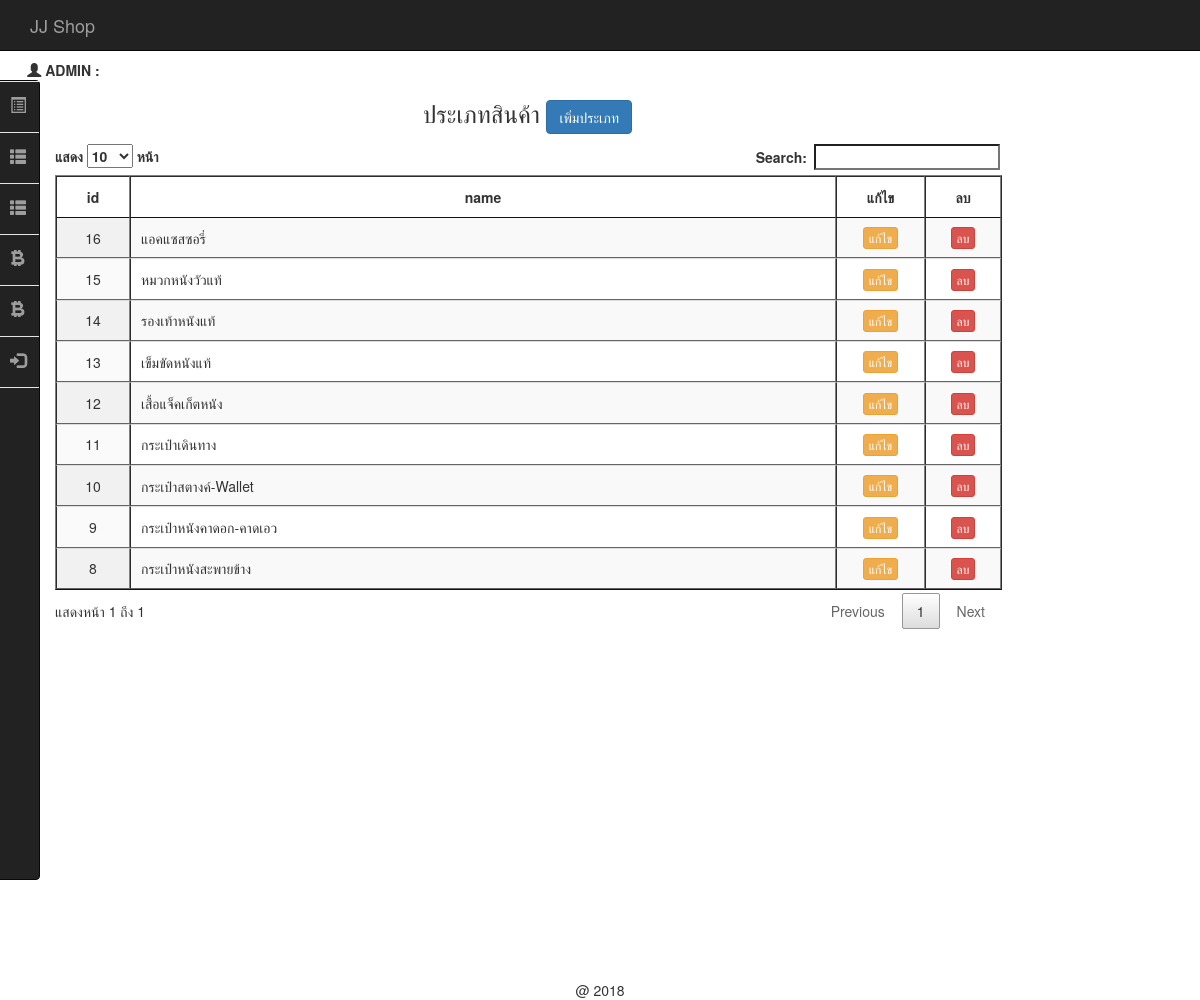
/backend/list_product_type.php (signed in), run on an earlier commit of the app's database.
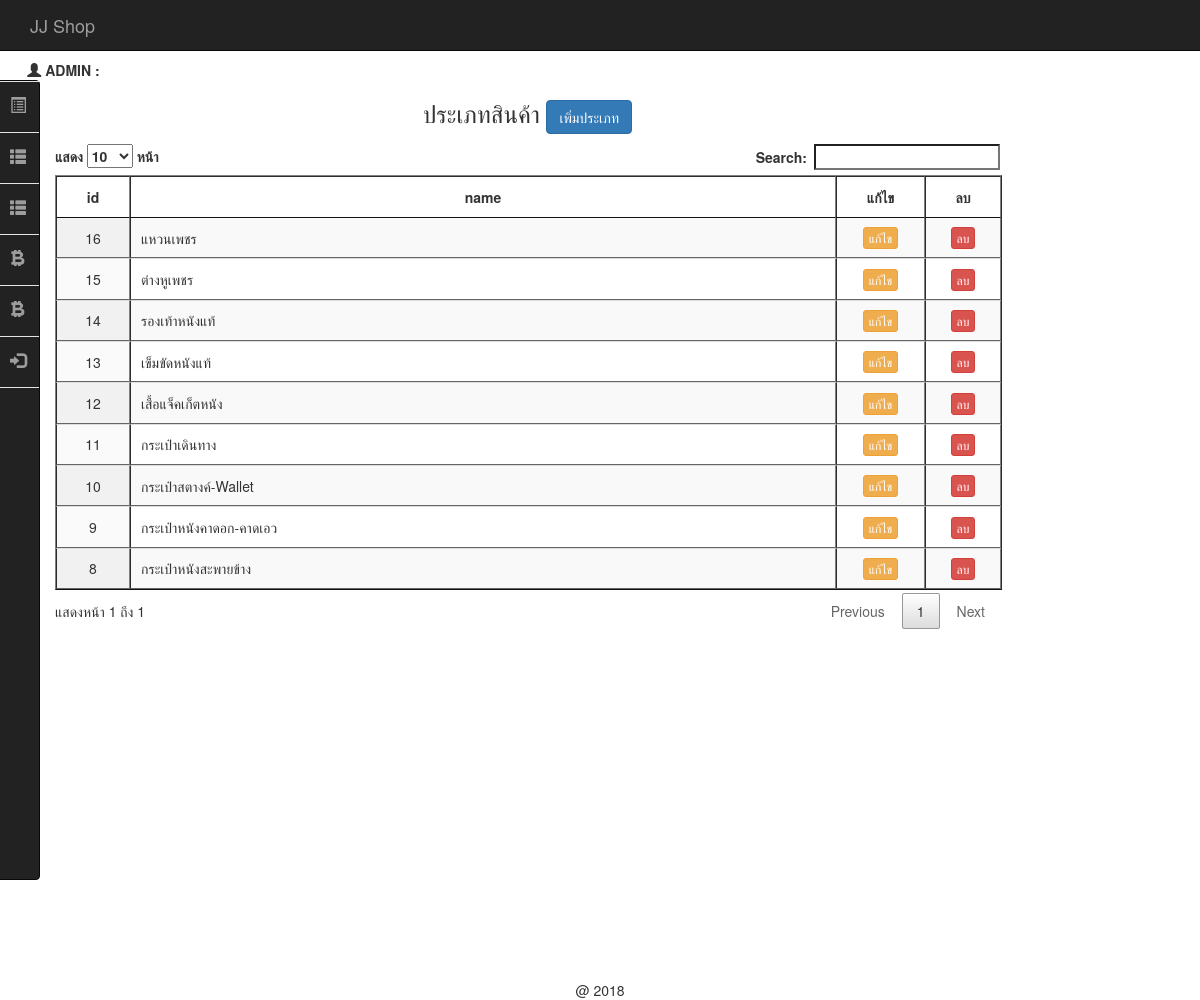
And on a later commit of the database.
### tables this page shows
CREATE TABLE `tbl_type` (
  `t_id` int(11) NOT NULL,
  `t_name` varchar(100) NOT NULL
);

### backend/list_product_type.php (the view, shortened to what this page needs)
<?php require_once('../Connections/condb.php'); ?>
<?php
$query_ptype = "SELECT * FROM tbl_type";
$ptype = mysql_query($query_ptype, $condb) or die(mysql_error());
$row_ptype = mysql_fetch_assoc($ptype);
$totalRows_ptype = mysql_num_rows($ptype);
?>
<!DOCTYPE html>
<html lang="en">
  <head>
	<?php include('h.php');?>
    <?php include('datatable.php');?>
  </head>
  <body>
   <?php include('navbar.php');?>
    <?php include('menu.php');?>
  <div class="container">
    <div class="row">
      <div class="col-md-10">
        <h3 align="center"> ประเภทสินค้า <a href="add_product_type.php" class="btn btn-primary"> เพิ่มประเภท </a> </h3>
        <table id="example" class="display" cellspacing="0" border="1">
		<thead>
          <tr>
            <th width="5%">id</th>
            <th width="50%">name</th>
            <th width="5%"> <center> แก้ไข </center></th>
            <th width="5%"> <center> ลบ </center></th>
          </tr>
        </thead>
        <?php if($totalRows_ptype>0){?>
          <?php do { ?>
            <tr>
              <td align="center"><?php echo $row_ptype['t_id']; ?></td>
              <td><?php echo $row_ptype['t_name']; ?></td>
              <td><center> <a href="edit_product_type.php?t_id=<?php echo $row_ptype['t_id'];?>" class="btn btn-warning btn-xs"> แก้ไข </a> </center></td>
              <td><center>
              <a href="del_product_type.php?t_id=<?php echo $row_ptype['t_id'];?>" class="btn btn-danger btn-xs" onClick="return confirm('ยืนยันการลบ');">
              ลบ </a></center></td>
            </tr>
            <?php } while ($row_ptype = mysql_fetch_assoc($ptype)); ?>
        <?php } ?>
        </table>
      </div>
    </div>
 </div>
  </body>
</html>
<?php include('f.php');?>

What changed in the data, as far as the page shows it:
changed tbl_type id 15: t_name "หมวกหนังวัวแท้" → "ต่างหูเพชร"
changed tbl_type id 16: t_name "แอคแซสซอรี่" → "แหวนเพชร"
